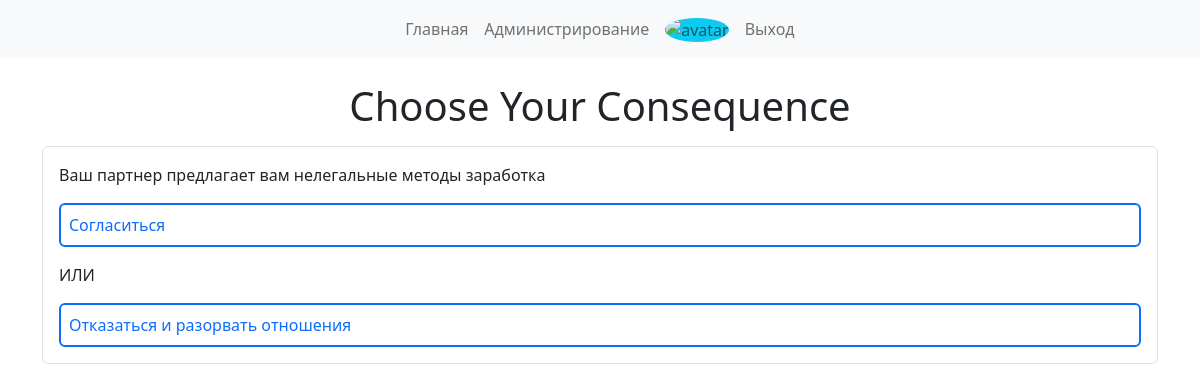
The app's page /3 (signed in) with its own data.
### data/questions.py (models this page shows)
class Question(SqlAlchemyBase, SerializerMixin):
    __tablename__ = "questions"
    id = sqlalchemy.Column(
        sqlalchemy.Integer, primary_key=True, autoincrement=True
    )
    text = sqlalchemy.Column(sqlalchemy.String, nullable=False)
    choice_1 = sqlalchemy.Column(sqlalchemy.String, nullable=False)
    choice_2 = sqlalchemy.Column(sqlalchemy.String, nullable=False)
    created_date = sqlalchemy.Column(
        sqlalchemy.DateTime, default=datetime.datetime.now
    )
    comments = orm.relationship(
        "Comment", back_populates="question", cascade="all, delete"
    )
    answers = orm.relationship(
        "Answer", back_populates="question", cascade="all, delete"
    )

### server.py (the view)
@app.route("/<int:id>")
def get_question(id):
    db_sess = db_session.create_session()
    question = db_sess.query(Question).get(id)
    return render_template(
        "index.html", title=f"Вопрос #{id}", question=question
    )

### data/db_session.py (called while the page is built)
def create_session() -> Session:
    global __factory
    return __factory()

### server.py (called while the page is built)
@login_manager.user_loader
def load_user(user_id):
    db_sess = db_session.create_session()
    return db_sess.query(User).get(user_id)

### templates/index.html
{% extends "base.html" %} {% block main %}
<h1 class="text-center">Choose Your Consequence</h1>
{% if question %}
<div class="border rounded p-3 mt-3">
  <p class="fw-medium">{{question.text}}</p>
  <a
    class="text-decoration-none d-block border border-2 rounded p-2 border-primary"
    href="/{{question.id}}/1/res"
    >{{question.choice_1}}</a
  >
  <p class="my-3">ИЛИ</p>
  <a
    class="text-decoration-none d-block border border-2 rounded p-2 border-primary"
    href="/{{question.id}}/2/res"
    >{{question.choice_2}}</a
  >
</div>
{% else %}
<div class="alert alert-warning mt-3" role="alert">Вы ответили на все доступные вопросы, не отчаивайтесь, скоро база вопросов пополнится!</div>
{% endif %}
{% endblock %}

### records on screen
Question: text "Ваш партнер предлагает вам нелегальные методы заработка", choice_1 "Согласиться", choice_2 "Отказаться и разорвать отношения"
